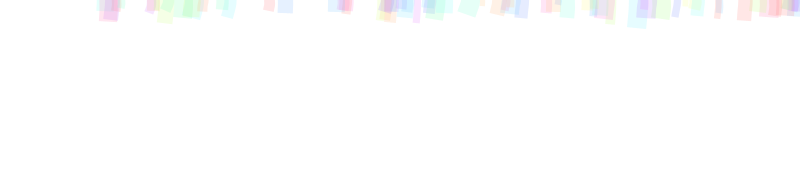
Frame 1 (no input)
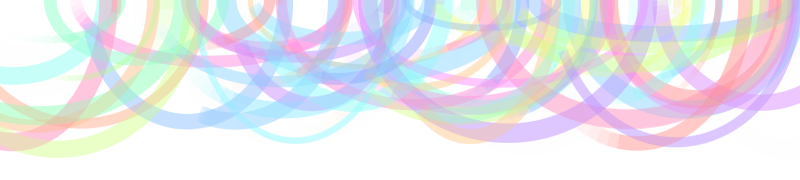
Frame 60 (the mouse pressed at the canvas centre just before this capture)
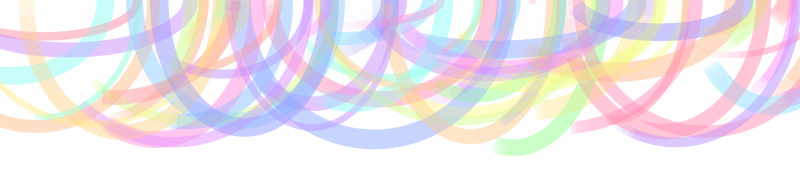
Frame 120 (the mouse held since frame 60 and released just before this capture)

The Processing sketch that drew these frames (run headless with seeded random() and noise(); from frame 60 on, the mouse is pressed at the canvas centre):

// Processing sketch: processing_118017
// ── processing_118017.pde

Ribbon[] ribbons = new Ribbon[80];

void setup() {
  size(800, 180);
  colorMode(HSB, 360, 100, 100);
  background(360);
  smooth();
  strokeCap(PROJECT);

  for (int i = 0 ; i < ribbons.length;i++) {
    ribbons[i] = new Ribbon();
  }
}

void draw() {
  //background(360);
  noStroke();
  fill(360, 80);
  rect(0, 0, width, height);

  for (int i = 0 ; i < ribbons.length;i++) {
    ribbons[i].move();
    ribbons[i].display();
  }
}

class Ribbon {
  float x = random(width);
  float y = 0;
  float w = random(150, 300);
  float h = random(50, 300);
  float hue = random(360);
  float theta = 0;
  float theta_delta = random(0.01, 0.05)*3;
  int theta_sign = 1;
  float st_w = random(5, 20);

  Ribbon() {
  }

  void move() {
    strokeWeight(st_w);
    theta += theta_sign * theta_delta;
    if (theta > PI+radians(30)) {
      theta = PI+radians(30);
      theta_sign *= -1;
    }
    if (theta < -radians(30)) {
      theta = -radians(30);
      theta_sign *= -1;
      setting();
    }
  }

  void display() {
    noFill();
    stroke(hue, 50, 100, 50);
    arc(x, y, w, h, 0, theta);
  }

  void setting() {
    x = random(width);
    y = 0;
    w = random(150, 300);
    h = random(50, 300);
    hue = random(360);
    theta_delta = random(0.01, 0.05)*3;
    st_w = random(5, 20);
  }
}
